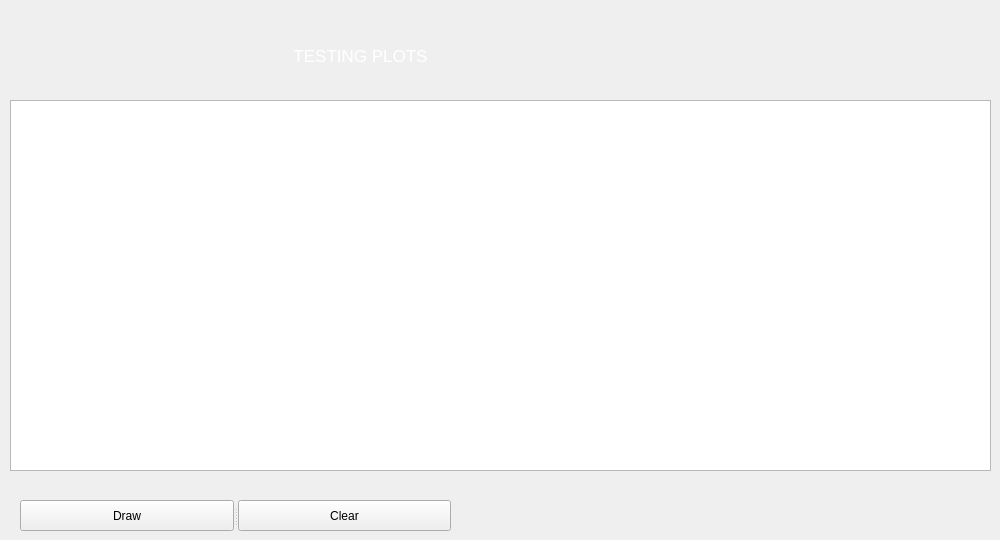
            <widget class="QWidget" name="page_settings_testing">
             <widget class="QLabel" name="label_5">
              <property name="geometry">
               <rect>
                <x>10</x>
                <y>30</y>
                <width>701</width>
                <height>51</height>
               </rect>
              </property>
              <property name="font">
               <font>
                <pointsize>13</pointsize>
                <italic>false</italic>
                <bold>false</bold>
               </font>
              </property>
              <property name="styleSheet">
               <string notr="true">color:#fff</string>
              </property>
              <property name="text">
               <string>TESTING PLOTS</string>
              </property>
              <property name="alignment">
               <set>Qt::AlignCenter</set>
              </property>
              <property name="wordWrap">
               <bool>true</bool>
              </property>
             </widget>
             <widget class="GraphicsLayoutWidget" name="graphicsView">
              <property name="geometry">
               <rect>
                <x>10</x>
                <y>100</y>
                <width>981</width>
                <height>371</height>
               </rect>
              </property>
             </widget>
             <widget class="QSplitter" name="splitter">
              <property name="geometry">
               <rect>
                <x>20</x>
                <y>500</y>
                <width>431</width>
                <height>31</height>
               </rect>
              </property>
              <property name="orientation">
               <enum>Qt::Horizontal</enum>
              </property>
              <widget class="QPushButton" name="pushButton_2">
               <property name="text">
                <string>Draw</string>
               </property>
              </widget>
              <widget class="QPushButton" name="pushButton_3">
               <property name="text">
                <string>Clear</string>
               </property>
              </widget>
             </widget>
            </widget>
